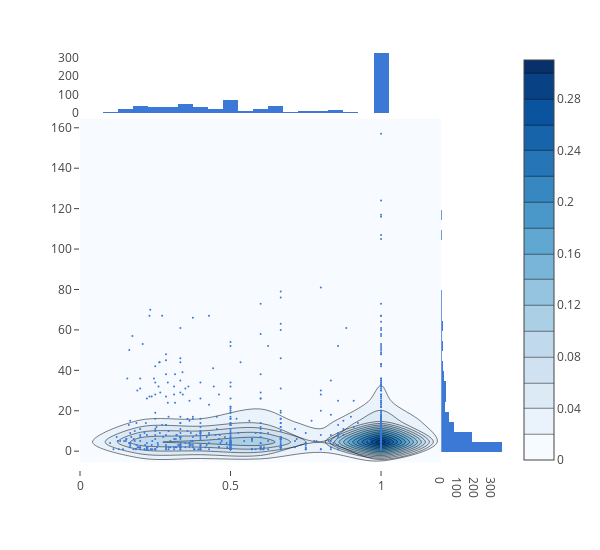

The code cell stored with this chart in its notebook:
### Code cell
plot_2D_histogram(topWordsDF)

### Figure 1 — Plotly figure (JSON) as saved in the notebook; plotly's stock layout.template omitted (floating-point values rounded to 4 significant figures; data arrays with more than 128 entries replaced by an {"elided": "..."} marker saying what was removed)
{"data": [{"marker": {"color": "rgb(60,121,214)", "size": 2}, "mode": "markers", "name": "points", "type": "scatter", "x": {"elided": "740 float values"}, "y": {"elided": "818 int values"}}, {"colorscale": [[0, "rgb(247,251,255)"], [0.125, "rgb(222,235,247)"], [0.25, "rgb(198,219,239)"], [0.375, "rgb(158,202,225)"], [0.5, "rgb(107,174,214)"], [0.625, "rgb(66,146,198)"], [0.75, "rgb(33,113,181)"], [0.875, "rgb(8,81,156)"], [1, "rgb(8,48,107)"]], "histnorm": "probability", "ncontours": 20, "reversescale": false, "showscale": true, "type": "histogram2dcontour", "x": {"elided": "740 float values"}, "y": {"elided": "818 int values"}}, {"marker": {"color": "rgb(60,121,214)"}, "type": "histogram", "x": {"elided": "740 float values"}, "yaxis": "y2"}, {"marker": {"color": "rgb(60,121,214)"}, "type": "histogram", "xaxis": "x2", "y": {"elided": "818 int values"}}], "layout": {"autosize": false, "bargap": 0, "height": 550, "hovermode": "closest", "margin": {"t": 50}, "showlegend": false, "width": 600, "xaxis": {"domain": [0, 0.85], "showgrid": false, "zeroline": false}, "xaxis2": {"domain": [0.85, 1], "showgrid": false, "zeroline": false}, "yaxis": {"domain": [0, 0.85], "showgrid": false, "zeroline": false}, "yaxis2": {"domain": [0.85, 1], "showgrid": false, "zeroline": false}}}
